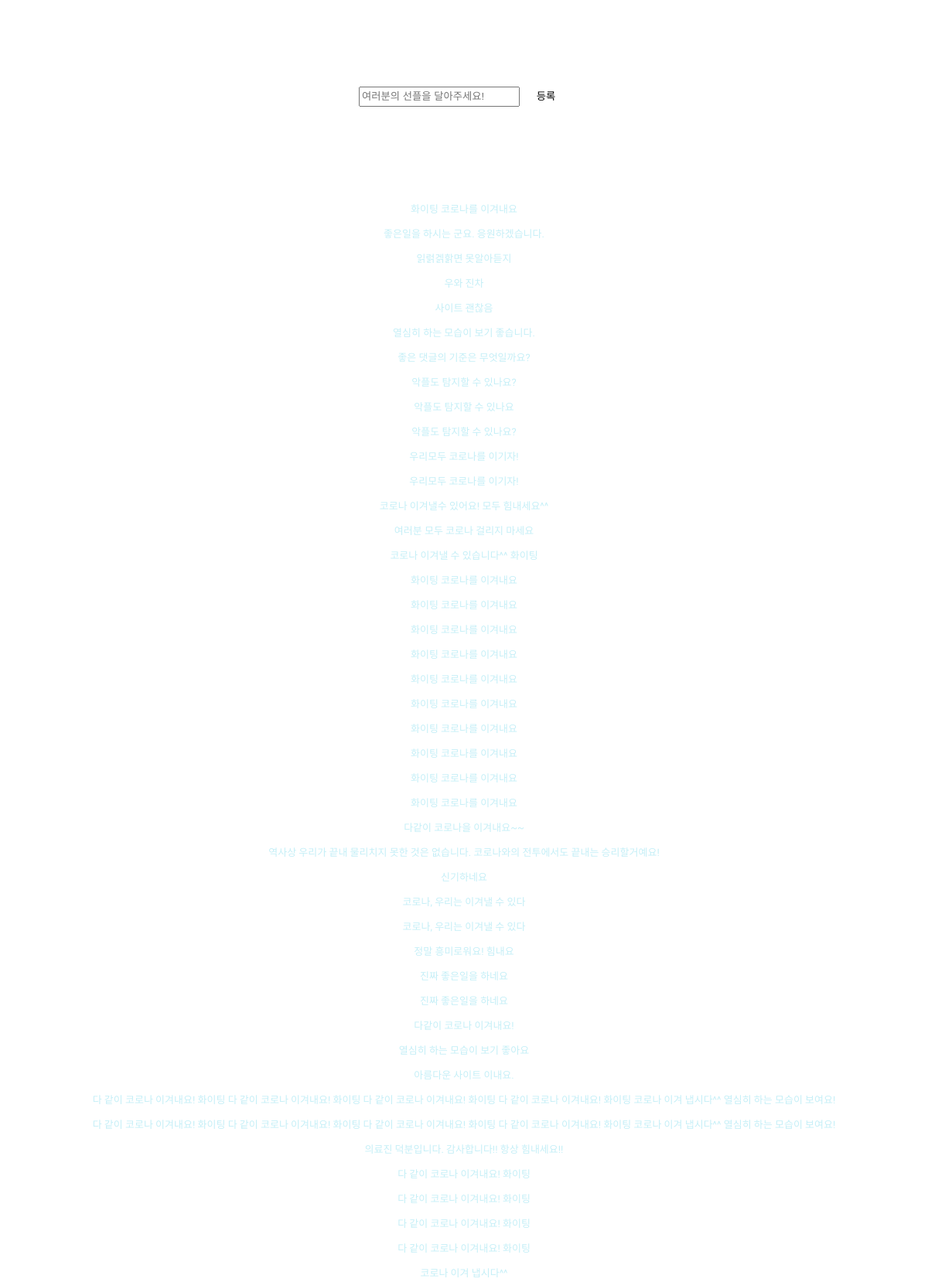
The page / (upper part) on the database its author committed.
### stock/models.py (models this page shows)
class Comment(models.Model):
    text = models.CharField(max_length=200)
    def __str__(self):
        return self.text

### stock/views.py (the view)
# urls.py: 2. Add a URL to urlpatterns:  path('', views.home, name='home')
def home(request):
    num = Comment.objects.all().count()
    h = Comment.objects.all().order_by('-id')[:num]
    return render(request, 'home.html', {'num':num, 'posts':h})

### templates/home.html (shortened to what this page needs)
{% extends 'base.html' %} {% block content %}
<head>
</head>
<h2>AI 선플 탐지기</h2>
<form action="confirm" method="post">
    {% csrf_token %} 댓글을 입력해주세요:<br>
    <input class="input" type="text" name="num1" placeholder="여러분의 선플을 달아주세요!">
    <input type="submit" class="button" value="등록">
</form>
<h5>아름다운 댓글 수: {{num}}</h5>
<h3>아름다운 댓글들</h3>
<ul>
    {% for text in posts %}
    <li>
        <div class="title">
            <p>{{ text }}</p>
        </div>
    </li>
    {% endfor %}
</ul>
{% endblock %}

### templates/base.html (shortened to what this page needs)
<!DOCTYPE html>
<html lang="en">
<head>
</head>
<body>
    {% block content %} {% endblock %}
</body>
</html>

### templates/base.html (style rules this page uses)
form { font-family: 'Do Hyeon', sans-serif; }
h2 { font-family: 'Nanum Gothic', sans-serif; font-size: 25px; }
body { text-align: center; align-items: center; background-image: url('https://cdn.pixabay.com/photo/2018/02/16/21/06/blue-whale-3158626_1280.png'); background-size: cover; color: white; background-size: cover; overflow: auto; }
.input { margin-top: 10px; width: 200px; height: 20px; margin-bottom: 0px; }
ul { padding-left: 0; list-style-type: none; }
p { text-decoration: none; color: #c5eff7; font-family: 'Nanum Gothic'; font-size: 13px; }
li { margin-top: 5px; margin-bottom: 5px; }
h3 { font-family: 'Do Hyeon', sans-serif; font-size: 17px; margin-top: 40px; }
h5 { font-family: 'Nanum Gothic'; font-size: 13px; margin-top: 6px; }
.button { background-color: white; font-family: "Nanum Gothic"; border: 0; width: 60px; height: 25px; margin-top: 0; }

### rows shown on the page
Comment: text "화이팅 코로나를 이겨내요"
Comment: text "좋은일을 하시는 군요. 응원하겠습니다."
Comment: text "읽럵겕핡면 못알아듣지"
Comment: text "우와 진차"
Comment: text "사이트 괜찮음"
Comment: text "열심히 하는 모습이 보기 좋습니다."
Comment: text "좋은 댓글의 기준은 무엇일까요?"
Comment: text "악플도 탐지할 수 있나요?"
Comment: text "악플도 탐지할 수 있나요"
Comment: text "악플도 탐지할 수 있나요?"
Comment: text "우리모두 코로나를 이기자!"
Comment: text "우리모두 코로나를 이기자!"
Comment: text "코로나 이겨낼수 있어요! 모두 힘내세요^^"
Comment: text "여러분 모두 코로나 걸리지 마세요"
Comment: text "코로나 이겨낼 수 있습니다^^ 화이팅"
Comment: text "화이팅 코로나를 이겨내요"
Comment: text "화이팅 코로나를 이겨내요"
Comment: text "화이팅 코로나를 이겨내요"
Comment: text "화이팅 코로나를 이겨내요"
Comment: text "화이팅 코로나를 이겨내요"
Comment: text "화이팅 코로나를 이겨내요"
Comment: text "화이팅 코로나를 이겨내요"
Comment: text "화이팅 코로나를 이겨내요"
Comment: text "화이팅 코로나를 이겨내요"
Comment: text "화이팅 코로나를 이겨내요"
Comment: text "다같이 코로나을 이겨내요~~"
Comment: text "역사상 우리가 끝내 물리치지 못한 것은 없습니다. 코로나와의 전투에서도 끝내는 승리할거예요!"
Comment: text "신기하네요"
Comment: text "코로나, 우리는 이겨낼 수 있다"
Comment: text "코로나, 우리는 이겨낼 수 있다"
Comment: text "정말 흥미로워요! 힘내요"
Comment: text "진짜 좋은일을 하네요"
Comment: text "진짜 좋은일을 하네요"
Comment: text "다같이 코로나 이겨내요!"
Comment: text "열심히 하는 모습이 보기 좋아요"
Comment: text "아름다운 사이트 이내요."
Comment: text "다 같이 코로나 이겨내요! 화이팅 다 같이 코로나 이겨내요! 화이팅 다 같이 코로나 이겨내요! 화이팅 다 같이 코로나 이겨내요! 화이팅 코로나 이겨 냅시다^^ 열심히 하는 모습이 보여요!"
Comment: text "다 같이 코로나 이겨내요! 화이팅 다 같이 코로나 이겨내요! 화이팅 다 같이 코로나 이겨내요! 화이팅 다 같이 코로나 이겨내요! 화이팅 코로나 이겨 냅시다^^ 열심히 하는 모습이 보여요!"
Comment: text "의료진 덕분입니다. 감사합니다!! 항상 힘내세요!!"
Comment: text "다 같이 코로나 이겨내요! 화이팅"
Comment: text "다 같이 코로나 이겨내요! 화이팅"
Comment: text "다 같이 코로나 이겨내요! 화이팅"
Comment: text "다 같이 코로나 이겨내요! 화이팅"
Comment: text "코로나 이겨 냅시다^^"
